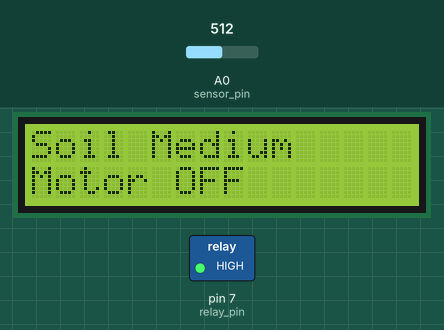
The sketch below on a simulated Arduino Uno, built with avr-gcc and run on an emulated ATmega328P. Shown: 16×2 character LCD, switched loads named in the sketch (green lamp = pin HIGH). The inputs (shaded band) are chosen by the test bench; at power-on: A0 (sensor_pin) = 512. What the sketch prints to the serial monitor is not drawn.

Above: at 1.2 s.
1.3 s: A0 (sensor_pin) set to 942
3.3 s: A0 (sensor_pin) set to 961
At 4.4 s:
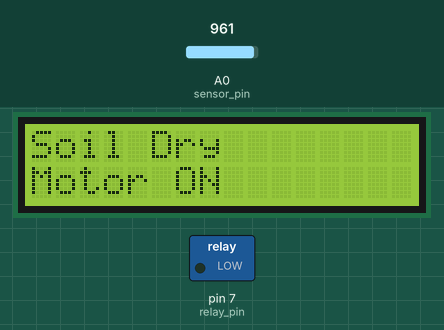
5.6 s: A0 (sensor_pin) set to 390
At 7.4 s:
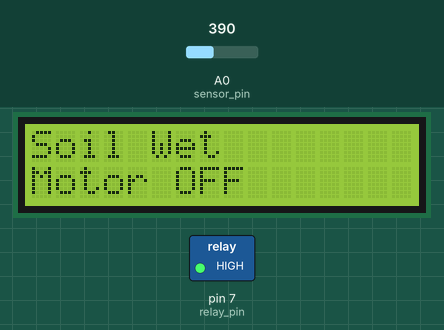
7.7 s: A0 (sensor_pin) set to 416
At 9.3 s:
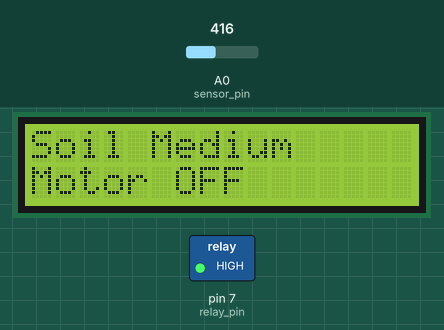
9.7 s: A0 (sensor_pin) set to 306
At 11.1 s:
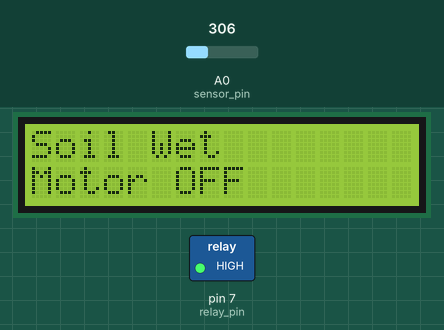
Timing chart, 0 to 12.7 s (numbered marks = the images above; inputs shaded):
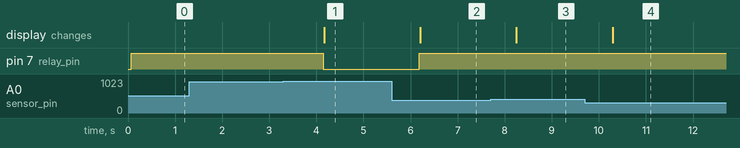

The sketch:

Arduino_Code.ino
```cpp
#include <Wire.h>
#include <LiquidCrystal_I2C.h>

LiquidCrystal_I2C lcd(0x3F, 16, 2);  // Change this to your actual I2C address

int sensor_pin = A0;       // Sensor Pin
int relay_pin = 7;         // Relay Pin
int last_sensor_data = -1; // Variable to store previous sensor data

void setup()
 {
  Serial.begin(9600);
  lcd.init();               // Initialize LCD
  lcd.backlight();          // Turn on backlight
  pinMode(sensor_pin, INPUT);
  pinMode(relay_pin, OUTPUT);
  }

void loop() {
  int sensor_data = analogRead(sensor_pin);

  //when the sensor data changes, it prints the value
  if (sensor_data != last_sensor_data) {
    Serial.print("Sensor_data: ");
    Serial.print(sensor_data);
    Serial.print("\t | ");
    last_sensor_data = sensor_data;
  }

  if (sensor_data > 950)
   {
    Serial.println("No moisture, Soil is dry");
    digitalWrite(relay_pin, LOW);
    lcd.setCursor(0, 0);
    lcd.print("Soil Dry   ");
    lcd.setCursor(0, 1);
    lcd.print("Motor ON ");
  }
   else if (sensor_data >= 400 && sensor_data <= 950)
    {
    Serial.println("There is some moisture, Soil is medium");
    digitalWrite(relay_pin, HIGH);
    lcd.setCursor(0, 0);
    lcd.print("Soil Medium");
    lcd.setCursor(0, 1);
    lcd.print("Motor OFF");
  }
   else if (sensor_data < 400)
    {
    Serial.println("Soil is wet");
    digitalWrite(relay_pin, HIGH);
    lcd.setCursor(0, 0);
    lcd.print("Soil Wet   ");
    lcd.setCursor(0, 1);
    lcd.print("Motor OFF");
  }

  delay(1000);
  }
```

Measured:
- the behaviour switches between 950 and 951 on A0 (sensor_pin) (found by bisection; images 0 and 1)
- the behaviour switches between 399 and 400 on A0 (sensor_pin) (found by bisection; images 2 and 3)
- after the input at 1.3 s, every drawn part: stays the same
- after the input at 3.3 s, pin 7 (relay_pin): HIGH → LOW after 0.85 s; the display: changes after 0.87 s (image 1)
- after the input at 5.6 s, pin 7 (relay_pin): LOW → HIGH after 0.59 s; the display: changes after 0.61 s (image 2)
- after the input at 7.7 s, the display: changes after 0.55 s (image 3)
- after the input at 9.7 s, the display: changes after 0.59 s (image 4)
